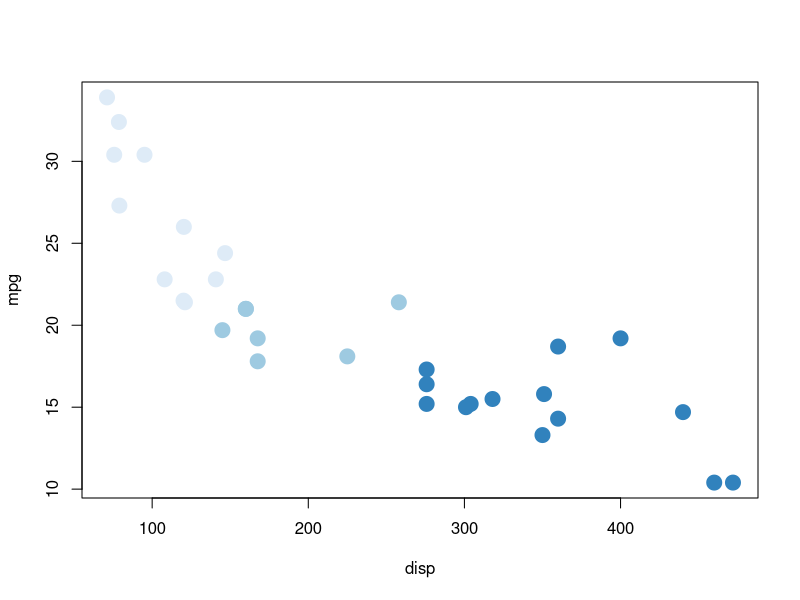

Here is the R script that generated this plot:
## ---- chunk 1
knitr::opts_chunk$set(echo = TRUE)
library(scales)
## ---- chunk 2
with(mtcars, plot(disp, mpg, pch = 20, cex = 3,
col = dscale(factor(cyl), brewer_pal())))
